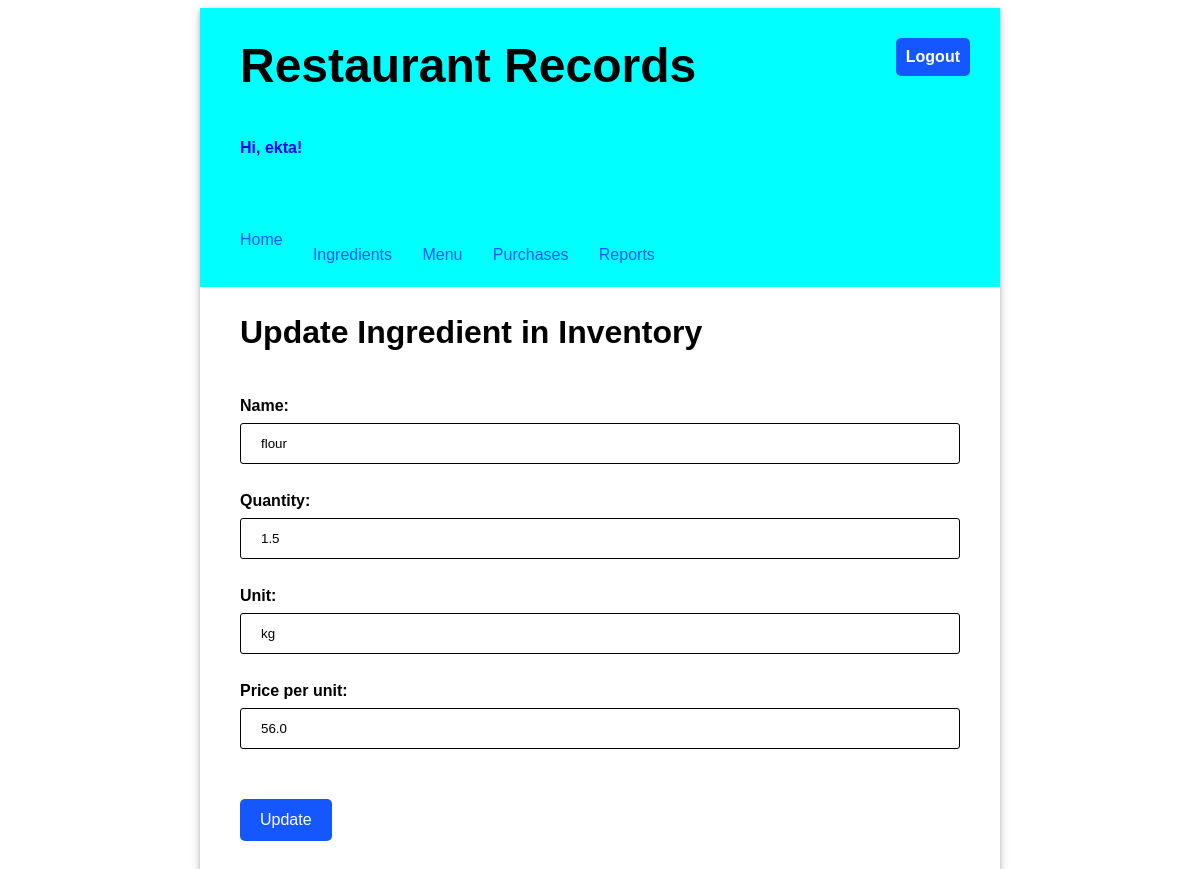
Screenshot of /ingredients/1/update (signed in) with the database file from the repository.
### inventory/models.py (models this page shows, shortened)
class Ingredient(models.Model):
    name = models.CharField(max_length=200, unique=True)
    quantity = models.FloatField(default=0)
    unit = models.CharField(max_length=200)
    price_per_unit = models.FloatField(default=0)

### inventory/views.py (the view)
# urls.py: path('ingredients/<slug:pk>/update', views.UpdateIngredientView.as_view(), name="update_ingredient"),
class UpdateIngredientView(LoginRequiredMixin, UpdateView):
    template_name = "inventory/update_ingredient.html"
    model = Ingredient
    form_class = IngredientForm

### inventory/forms.py
class IngredientForm(forms.ModelForm):
    class Meta:
        model = Ingredient
        fields = "__all__"

### inventory/templates/inventory/update_ingredient.html (shortened to what this page needs)
{% extends 'base.html' %}
{% load static %}
{% block content %}
    <h2>Update Ingredient in Inventory</h2>
    <form method="post" class="flex-form">
        {{ form }}
        <input type="submit" value="Update"/>
    </form>
{% endblock %}

### inventory/templates/base.html (shortened to what this page needs)
{% load static %}
<!DOCTYPE html>
<html>
<head>
  <link rel="stylesheet" type="text/css" href="{% static 'inventory/fashion.css' %}">
</head>
<body>
  <div class="app">
  <header>
    <div class="header-first-row">
      <h1 class="title">Restaurant Records</h1>
      {% if user.is_authenticated %}
      <a class="logout" href="/logout">Logout</a>
      {% endif %}
    </div>
    {% if user.is_authenticated %}
      <p style="color: rgb(4, 0, 255);">Hi, {{ user.username }}!</p>
      <nav class="navbar">
        {% url 'home' as home_url %}
        {% url 'ingredients' as ingredients_url %}
        {% url 'menu' as menu_url %}
        {% url 'purchases' as purchases_url %}
        {% url 'reports' as reports_url %}
        <a  class="nav-item {% if request.path == home_url %} current-page{% endif %}" href="{% url 'home' %}">Home</a>
        <a style="margin: 2%;" class="nav-item{% if request.path == ingredients_url %} current-page{% endif %}" href="{% url 'ingredients' %}">Ingredients</a>
        <a style="margin: 2%;" class="nav-item{% if request.path == menu_url %} current-page{% endif %}" href="{% url 'menu' %}">Menu</a>
        <a style="margin: 2%;" class="nav-item{% if request.path == purchases_url %} current-page{% endif %}" href="{% url 'purchases' %}">Purchases</a>
        <a style="margin: 2%;" class="nav-item{% if request.path == reports_url %} current-page{% endif %}" href="{% url 'reports' %}">Reports</a>
      </nav>
    {% endif %}
  </header>
  <main>
    {% block content %}{% endblock %}
  </main>
  </div>
</body>
</html>

### inventory/static/inventory/fashion.css (style rules this page uses)
body { font-family: 'Oxygen', sans-serif; }
input, select { width: 100%; padding: 12px 20px; margin: 8px 0; box-sizing: border-box; border: 1px solid black; border-radius: 3px; }
header { background-color: aqua; min-height: 200px; display: flex; align-items: center; flex-direction: column; align-items: flex-start; padding-left: 40px; }
main { display: flex; flex-direction: column; padding: 0 40px 20px 40px; justify-content: center; }
main h2 { font-size: 2em; }
.app { min-width: 800px; max-width: 60%; margin: 0 auto; box-shadow: 0 2px 4px 0 rgba(0, 0, 0, 0.2), 0 3px 10px 0 rgba(0, 0, 0, 0.19); }
.title { font-size: 3em; padding: 30px 0; margin: auto 0; }
form * { display: block; }
form label { font-size: 1em; font-weight: bold; padding-top: 20px; }
input[type=submit], button { border: 0px; width: 100%; background-color: #1557FF; border-radius: 5px; color: white; margin: 8px 0; padding: 12px 20px; font-size: 1em; margin-top: 50px; }
header p { font-weight: bold; }
.navbar { margin-top: 50px; display: flex; width: 100%; }
.navbar a { text-decoration: none; padding: 8px 0; color: #1557FF; margin-right: 15px; }
.header-first-row { width: 100%; display: flex; justify-content: space-between; }
.logout { height: max-content; text-align: center; text-decoration: none; border: 0px; background-color: #1557FF; border-radius: 5px; color: white; padding: 10px; font-weight: bold; margin: 30px; font-size: 1em; }
a { text-decoration: none; color: #1557FF; }
main form input[type=submit] { width: max-content; }

### rows the page displays
Ingredient: name "flour", quantity "1.5", unit "kg", price_per_unit "56.0"

### other values shown
{{ user.username }} "ekta"
